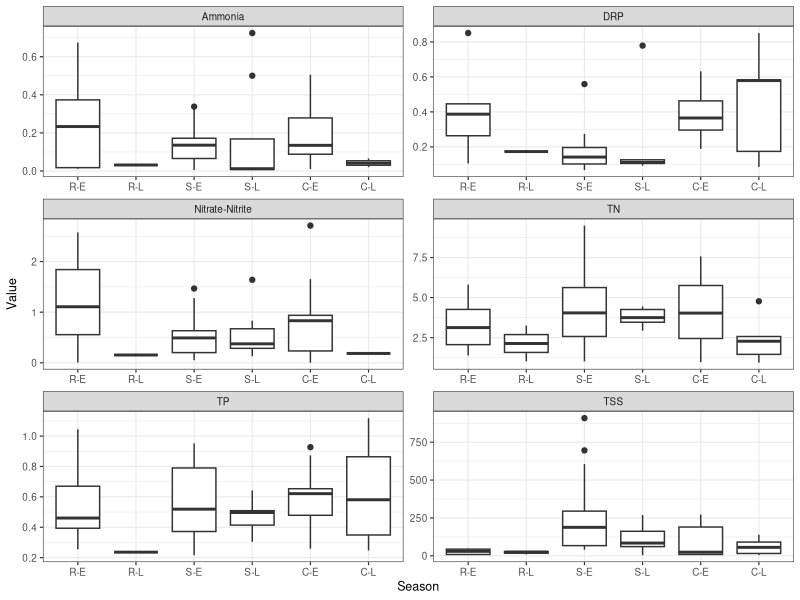
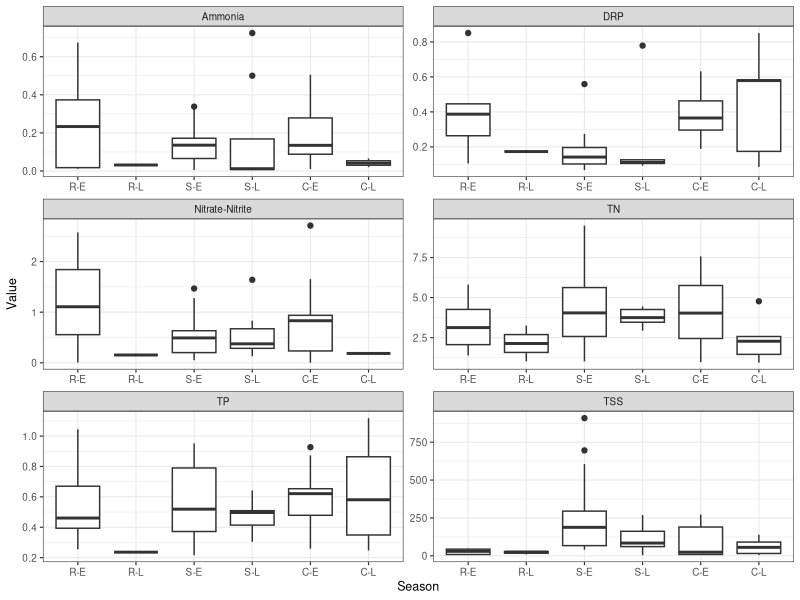

R code for these plots, in order:
## ---- chunk 1
knitr::opts_chunk$set(echo = TRUE)
## ---- chunk 2
library(tidyr)
library(dplyr)
library(ggplot2)
library(ggpubr)
library(RColorBrewer)
## ---- chunk 3
nutrients <- read.csv(file = "./data/NutrientBoxplotsData.csv", header=T, sep=",")
# values <- nutrients$Value

nutrients <- nutrients[ , c(1:3)] %>%
  filter(Value != "") %>%
  filter(Value < 1500)
# nutrients$Value <- as.numeric(levels(nutrients$Value))[nutrients$Value]


nutrients$Season <- factor(nutrients$Season, levels=c("R-E", "R-L", "S-E", "S-L", "C-E", "C-L"))


## ---- chunk 4
# ggplot(nutrients[nutrients$Nutrient == "Ammonia", ], aes(Season, Value))+
  # geom_boxplot()

Fig5 <- ggplot(nutrients)+
  geom_boxplot(aes(x=Season, y=Value))+
  facet_wrap(~Nutrient, nrow=3, ncol=2, scales = "free")+
  theme_bw(base_size = 9)

Fig5
## ---- chunk 5
png(filename = "05_NutrientBoxplots.png", width=135, height=135, units="mm", res=300)
Fig5
dev.off()
